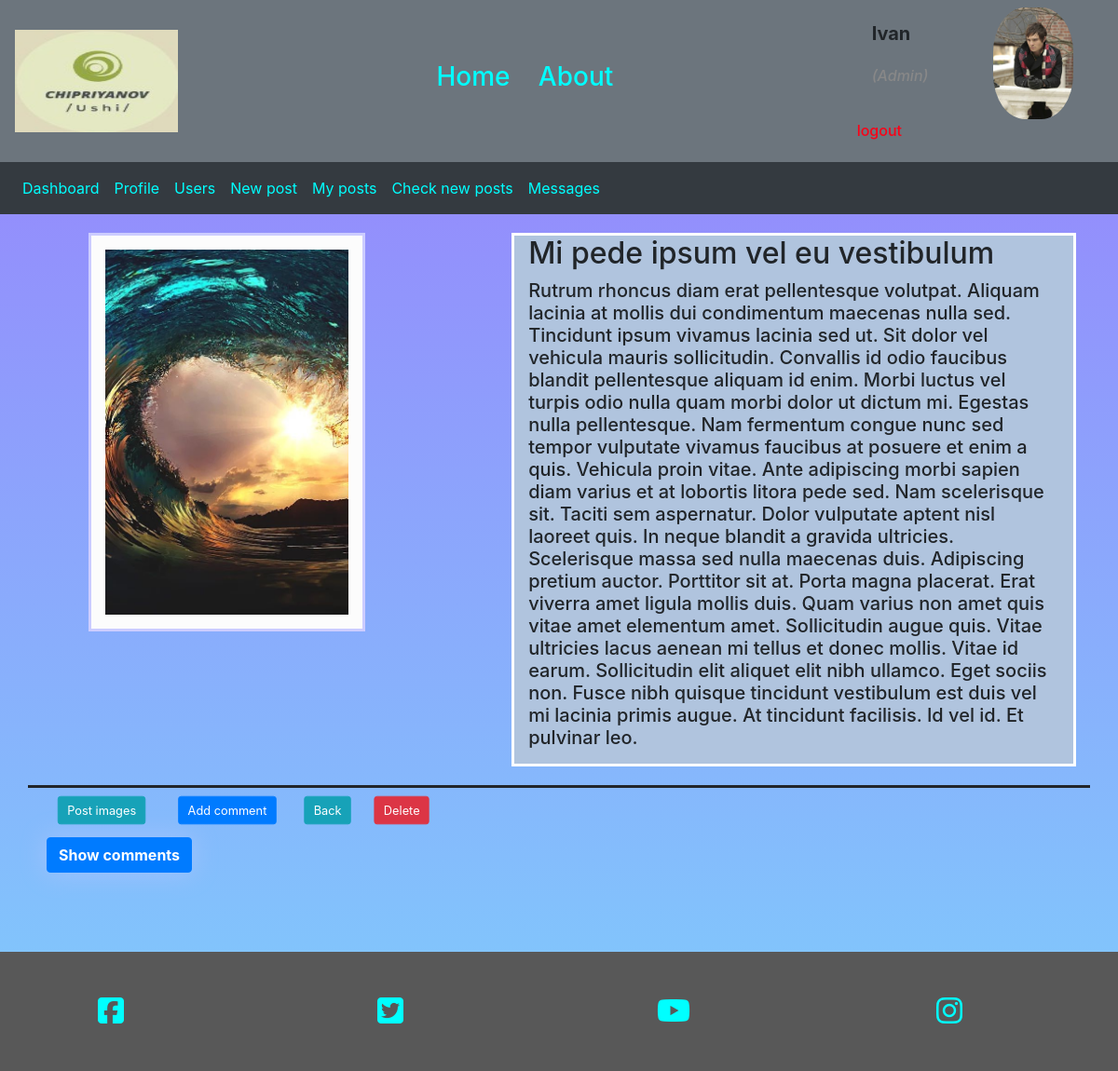
The page /readTextA.php?post_id=8 (signed in) on the database its author committed.
### tables this page shows
CREATE TABLE `images` (
  `id` int(11) NOT NULL,
  `name` varchar(300) NOT NULL DEFAULT 'default_img.png',
  `post_id` int(11) NOT NULL
);

CREATE TABLE `posts` (
  `id` int(11) NOT NULL,
  `title` varchar(300) NOT NULL,
  `post_text` text NOT NULL,
  `category` varchar(100) NOT NULL,
  `status` varchar(15) NOT NULL DEFAULT 'No active',
  `user_id` int(11) NOT NULL
);

### readTextA.php (the view, shortened to what this page needs)
<?php
include 'functions.php';
include 'header.php';
include 'head.php';
include 'nav.php';
?>
<div class="container">
    <div class="row img_row">
        <?php
        $q = mysqli_query($db, 'SELECT i.id, i.name FROM post_images AS pi JOIN images AS i ON pi.images_id = i.id WHERE pi.post_id =' . $_GET['post_id']);
        if (!$q) {
            echo 'error';
        } else {
            $row = $q->fetch_assoc();
            if (!empty($row)) {
                ?>
                <div class="col-sm-5 col-12">
                    <img class="img"  src="<?php echo $row['name'] ?>">
                </div>
                <?php
            } else {
                ?>
                <div class="col-sm-5 col-12">
                    <img class="img"  src="postImg/defaultImg.png">
                </div>
                <?php
            }
            ?>
            <div class="col-sm-7 col-12">
                <?php
            }
            $q = mysqli_query($db, 'SELECT * FROM posts WHERE id=' . $_GET['post_id']);
            ?>
            <?php
            while ($row = $q->fetch_assoc()) {
                ?>
                <div class="col-md-12  readText">
                    <h2><?php echo $row["title"] ?></h2>
                    <h5><p><?php echo $row["post_text"] ?></p></h5>
                </div>
            </div>
        </div>
        <?php
        if ($_SESSION['user']['user_type'] != 'admin') {
            ?>
            <div class="container">
                <div class="row">
                    <a href="postImages.php?post_id=<?php echo $row['id'] ?>" class="btn btn-info" name="postImages">Post images</a>
                    <a href="addComent.php?post_id=<?php echo $row['id'] ?>"  class="btn btn-primary" name="comment">Add comment</a>
                    <a href="index.php"  class="btn btn-info" name="back">Back</a>
                </div>
            </div>
            <?php
        } else {
            ?>
            <div class="container">
                <div class="row">
                    <a href="postImages.php?post_id=<?php echo $row['id'] ?>" class="btn btn-info" name="postImages">Post images</a>
                    <a href="addComent.php?post_id=<?php echo $row['id'] ?>"  class="btn btn-primary" name="comment">Add comment</a>
                    <a href="index.php"  class="btn btn-info" name="back">Back</a>
                    <a href=functions.php?delpost=<?php echo $row["id"] ?> class="btn btn-danger a-btn-slide-text ">Delete</a>
                </div></div>
            <form method="post">
                <div>
                <?php
        }
    }
    $q = mysqli_query($db, "SELECT * FROM `comments` WHERE post_id =" . $_GET['post_id'] . " order by ID desc");
    if (!empty($q)) {
        ?>
        <button type="button" id="show_comments" class=" btn btn-primary a-btn-slide-text comments  "
                name="show_comments"><strong>Show comments</strong></button>
        <div class="container">
            <div class="row ">
            </div>
        </div>
    <?php }
    ?>
</div>
</div>
<?php
include 'footer.php';

### all_style.css (style rules this page uses)
.readText { border: solid white; background: #B0C4DE; }
button { box-shadow: 0 0 26px 1px #a1c3fe; padding: 12px 45px 12px 45px; transition: 0.3s linear; background: #40C4FF; border-radius: 20px; margin-top: 10px; border: none; outline: none; font-size: 1em; color: #FFFFFF; font-weight: bold; }
.btn { margin: 5px; }
img { max-width: 100%; height: auto; }
a.btn { -webkit-transform: scale(0.8); -moz-transform: scale(0.8); -o-transform: scale(0.8); -webkit-transition-duration: 0.5s; -moz-transition-duration: 0.5s; -o-transition-duration: 0.5s; }
.comments { padding: 3px; background: whitesmoke; }
.img { width: 70%; height: auto; border: solid #ccccff; padding: 15px; background: #fcfcfc ; }
.img_row { margin-top: 20px; padding: 0 0 20px 50px; border-bottom: solid; }

### rows shown on the page
images: name (picture)
posts: title "Mi pede ipsum vel eu vestibulum", post_text "Rutrum rhoncus diam erat pellentesque volutpat. Aliquam lacinia at mollis dui condimentum maecenas nulla sed. Tincidunt ipsum vivamus lacinia sed ut. Sit dolor vel vehicula mauris sollicitudin. Convallis id odio faucibus blandit pellentesque aliquam id enim. Morbi luctus vel turpis odio nulla quam morbi dolor ut dictum mi. Egestas nulla pellentesque. Nam fermentum congue nunc sed tempor vulputate vivamus faucibus at posuere et enim a quis. Vehicula proin vitae. Ante adipiscing morbi sapien diam varius et at lobortis litora pede sed. Nam scelerisque sit. Taciti sem aspernatur. Dolor vulputate aptent nisl laoreet quis. In neque blandit a gravida ultricies. Scelerisque massa sed nulla maecenas…"

### other values the page prints
$_SESSION['user']['username'] "Ivan"
$_SESSION['user']['user_type'] "Admin"
